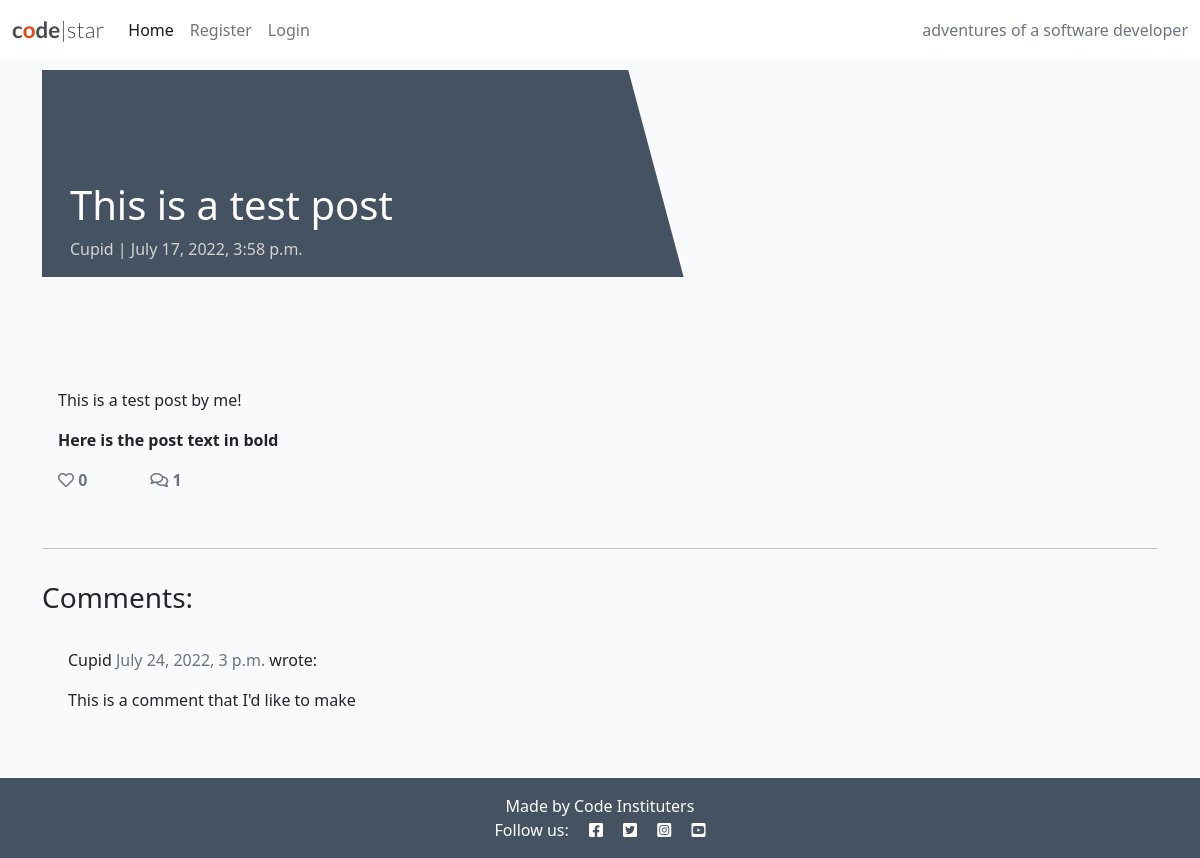
Page /Test-post/ on the committed database.
### blog/models.py (models this page shows, shortened)
class Post(models.Model):
    title = models.CharField(max_length=200, unique=True)
    slug = models.SlugField(max_length=200, unique=True)
    author = models.ForeignKey(
        User, on_delete=models.CASCADE, related_name="blog_posts"
    )
    featured_image = CloudinaryField('image', default='placeholder')
    excerpt = models.TextField(blank=True)
    updated_on = models.DateTimeField(auto_now=True)
    content = models.TextField()
    created_on = models.DateTimeField(auto_now_add=True)
    status = models.IntegerField(choices=STATUS, default=0)
    likes = models.ManyToManyField(
        User, related_name='blogpost_like', blank=True)
    class Meta:
        ordering = ["-created_on"]
    def number_of_likes(self):
        return self.likes.count()

class Comment(models.Model):
    post = models.ForeignKey(Post, on_delete=models.CASCADE,
                             related_name="comments")
    name = models.CharField(max_length=80)
    email = models.EmailField()
    body = models.TextField()
    created_on = models.DateTimeField(auto_now_add=True)
    approved = models.BooleanField(default=False)
    class Meta:
        ordering = ["created_on"]

### blog/views.py (the view, shortened to what this page needs)
# urls.py: path('<slug:slug>/', views.PostDetail.as_view(), name='post_detail'),
class PostDetail(View):
    def get(self, request, slug, *args, **kwargs):
        queryset = Post.objects.filter(status=1)
        post = get_object_or_404(queryset, slug=slug)
        comments = post.comments.filter(approved=True).order_by("-created_on")
        liked = False
        if post.likes.filter(id=self.request.user.id).exists():
            liked = True
        return render(
            request,
            "post_detail.html",
            {
                "post": post,
                "comments": comments,
                "commented": False,
                "liked": liked,
                "comment_form": CommentForm()
            },
        )

### templates/post_detail.html (shortened to what this page needs)
{% extends 'base.html' %} {% block content %}
{% load crispy_forms_tags %}
<div class="masthead">
    <div class="container">
        <div class="row g-0">
            <div class="col-md-6 masthead-text">
                <h1 class="post-title">{{ post.title }}</h1>
                <p class="post-subtitle">{{ post.author }} | {{ post.created_on }}</p>
            </div>
            <div class="d-none d-md-block col-md-6 masthead-image">
            </div>
        </div>
    </div>
</div>
<div class="container">
    <div class="row">
        <div class="col card mb-4  mt-3 left  top">
            <div class="card-body">
                <p class="card-text ">
                    {{ post.content | safe }}
                </p>
                <div class="row">
                    <div class="col-1">
                        <strong>
                            {% if user.is_authenticated %}
                            <form class="d-inline" action="{% url 'post_like' post.slug %}" method="POST">
                                {% csrf_token %}
                                {% if liked %}
                                <button type="submit" name="blogpost_id" value="{{post.slug}}" class="btn-like"><i class="fas fa-heart"></i></button>
                                {% else %}
                                <button type="submit" name="blogpost_id" value="{{post.slug}}" class="btn-like"><i class="far fa-heart"></i></button>
                                {% endif %}
                            </form>
                            {% else %}
                            <span class="text-secondary"><i class="far fa-heart"></i></span>
                            {% endif %}
                        <span class="text-secondary">{{ post.number_of_likes }} </span>
                        </strong>
                    </div>
                    <div class="col-1">
                        {% with comments.count as total_comments %}
                        <strong class="text-secondary"><i class="far fa-comments"></i>
                            {{ total_comments }}</strong>
                        {% endwith %}
                    </div>
                </div>
            </div>
        </div>
    </div>
    <div class="row">
        <div class="col">
            <hr>
        </div>
    </div>
    <div class="row">
        <div class="col-md-8 card mb-4  mt-3 ">
            <h3>Comments:</h3>
            <div class="card-body">
                {% for comment in comments %}
                <div class="comments" style="padding: 10px;">
                    <p class="font-weight-bold">
                        {{ comment.name }}
                        <span class=" text-muted font-weight-normal">
                            {{ comment.created_on }}
                        </span> wrote:
                    </p>
                    {{ comment.body | linebreaks }}
                </div>
                {% endfor %}
            </div>
        </div>
        <div class="col-md-4 card mb-4  mt-3 ">
            <div class="card-body">
            </div>
        </div>
    </div>
</div>
{% endblock content %}

### static/css/style.css (style rules this page uses)
body { background-color: #F9FAFC; }
.main-bg { background-color: #F9FAFC; }
.card { border: none; background-color: transparent; }
.masthead { margin-top: 10px; overflow: hidden; position: relative; display: inline-block; height: 33vh; width: 100%; }
.masthead-text { background-color: #445261; color: white; position: relative; }
.masthead-image { position: relative; overflow: hidden; }
.masthead-image:after { content: ""; position: absolute; top: 0; right: 90%; height: 100%; width: 150%; background: #445261; -webkit-transform: skew(15deg); -moz-transform: skew(15deg); transform: skew(15deg); z-index: 100; }
.post-title { margin-top: 20%; margin-left: 5%; }
.post-subtitle { margin-left: 5%; color: lightgray; }

### rows in the picture
Post: title "This is a test post", author "Cupid", created_on "July 17, 2022, 3:58 p.m.", content "This is a test post by me! Here is the post text in bold", number_of_likes "0"
Comment: name "Cupid", created_on "July 24, 2022, 3 p.m.", body "This is a comment that I'd like to make"

### other values in the picture
{{ total_comments }} "1"
